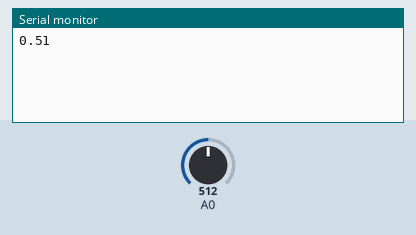
This sketch was run on a simulated Arduino Uno, built with avr-gcc and run on an emulated ATmega328P. Shown: the last lines printed to the serial monitor. Inputs (shaded band) come from the test bench; at power-on: A0 = 512.

Above: at 1.2 s.
1.3 s: A0 set to 672
At 2.6 s:
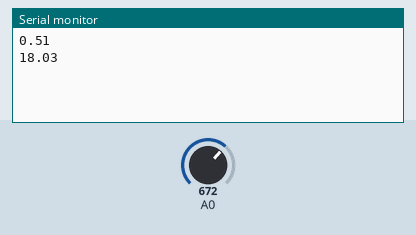
2.8 s: A0 set to 705
At 5.3 s:
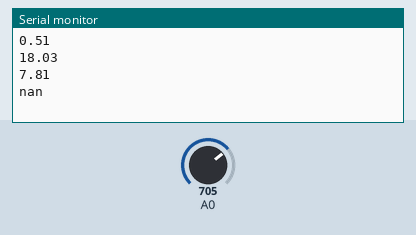

Measured:
- the behaviour switches between 688 and 689 on A0 (found by bisection; images 1 and 2)
- after the input at 1.3 s, the serial monitor: prints a new line after 0.83 s (image 1)
- after the input at 2.8 s, the serial monitor: prints a new line after 0.44 s (image 2)

The sketch:

read_current_50a2.ino
```cpp
void setup()
{
  Serial.begin(9600);
}
void loop()
{

  int samplesnum = 100;
  int adc_zero = 507;
  float sensitivity = 0.04;
  float currentacc = 0.0;

    for(int i=0; i < samplesnum ; i++) {
      int adc_raw = analogRead(0);
      currentacc += (adc_raw - adc_zero) * (adc_raw - adc_zero); //subtract the zero-current value (512 or thereabouts) from the raw readings, square that, and add it to an accumulator variable
      //currentacc += (adc_raw - 500)*5/1024/0.04-0.04;
      delay(10);
    }

    float meanSquare = currentacc/samplesnum;
    float currentac = sqrt(meanSquare)*5/1024/0.04-0.10;// * (5 / (0.0016 * 1024.0)) - 0.5;
    Serial.println(currentac);
    delay(100);
}
```
